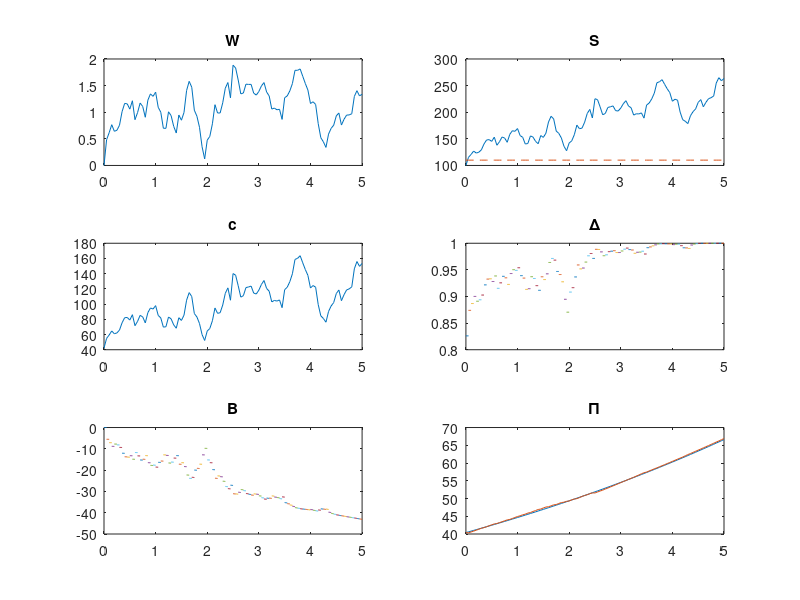

The MATLAB source for this figure:
rng(6)
T = 5;
r = 0.10;  % interest rate
mu = 0.15; % drift coefficient
sigma = 0.3; % volatility
S0 = 100;  % asset price at time t=0
K = 110;   % strike price
N = 100 ;  % number of time steps
dt = T/N;
t_value = [0:dt:T];
W = zeros(1,N+1);  % Brownian motion
S = zeros(1,N+1);  % asset price
c = zeros(1,N+1);  % option price
Delta = zeros(1,N+1); % Delta
B = zeros(1,N+1);  % bank deposit
Pi = zeros(1,N+1); % portfolio
B(1) = 0.0; % Choose any number for the initial cash amount.
S(1)= S0;
for i=2:N+1
    dW = sqrt(dt)*randn;
    W(i) = W(i-1) + dW;
    S(i) = S(i-1) + mu*S(i-1)*dt + sigma*S(i-1)*dW;
end
for i=1:N+1
    tau = T-(i-1)*dt;
    d1 = (log(S(i)/K) + (r+0.5*sigma^2)*tau)/sigma/sqrt(tau);
    d2 = d1 - sigma*sqrt(tau);
    c(i)= S(i)*normcdf(d1) - K*exp(-r*tau)*normcdf(d2);
    Delta(i)=normcdf(d1); % By Black-Schole formula
end

% Unlike what we have done in the lecture notes, where we take
% B(1) so that -c + Delta S + B =0 initially,
% Choe choose B(1)=0. Hence Pi = -c + Delta S + B may not be
% zero initially.
for i = 1:N
    B(i+1) = exp(r*dt)*B(i) + (Delta(i)-Delta(i+1))*S(i+1);
    % self-financing
end
for i = 1:N+1
    Pi(i) = -c(i) + B(i) + Delta(i)*S(i);
end
subplot(3,2,1);
plot([0:dt:T],W)
title('W')
subplot(3,2,2);
plot([0:dt:T],S)
title('S')
hold on
plot([0:dt:T],K*ones(N+1,1),'--')
subplot(3,2,3);
plot([0:dt:T],c)
title('c')
subplot(3,2,4);
for i=1:N
    x = (i-1)*dt:dt/(500/N):i*dt;
    y = Delta(i)*exp(0*x);
    plot(x,y) % Plot the graph on each subinterval.
    hold on
end
title('\Delta')
subplot(3,2,5);
for i=1:N
    x = (i-1)*dt:dt/(500/N):i*dt;
    y = B(i);
    plot(x,y*exp(r*(x-(i-1)*dt))) % Plot the graph on each subinterval.
    hold on
end
title('B')
subplot(3,2,6);
plot([0:dt:T],Pi(1)*exp(r*[0:dt:T]))
hold on
plot([0:dt:T],Pi)
title('\Pi')